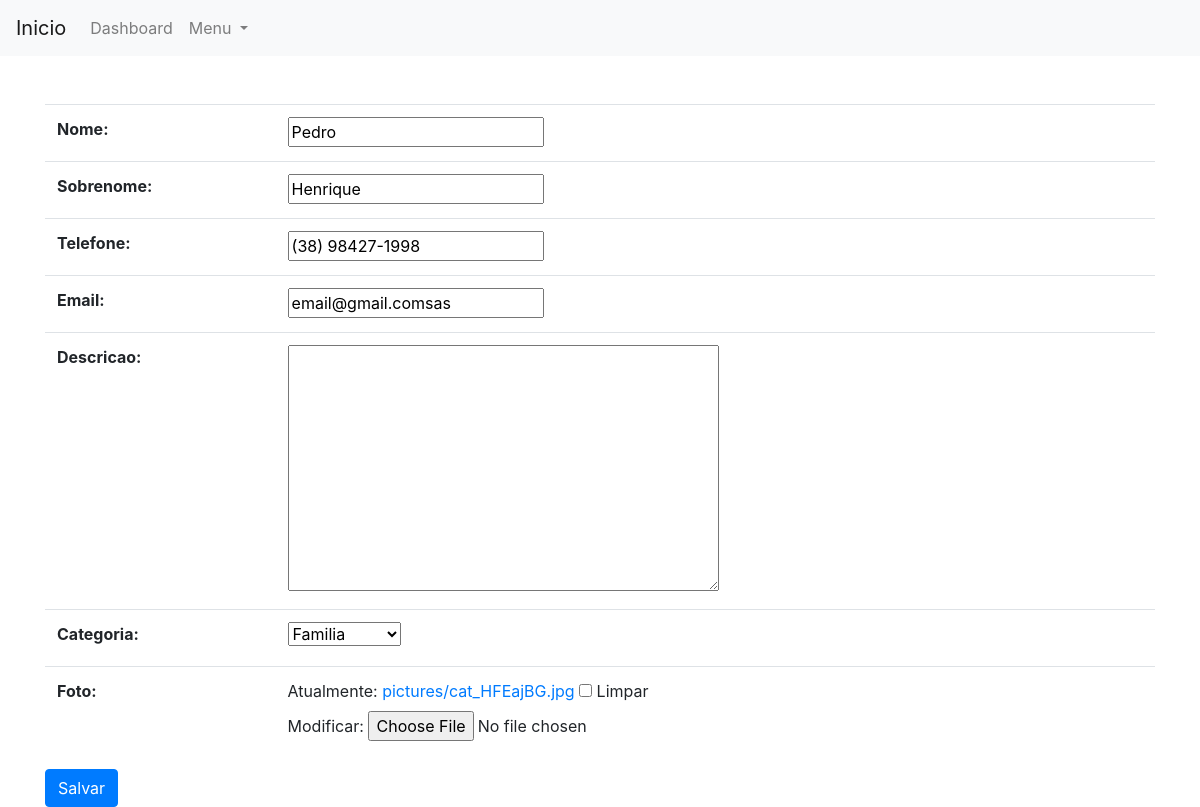
Screenshot of /editar_contato/31 (signed in) with the database file from the repository.
### contatos/models.py (models this page shows, shortened)
class Contato(models.Model):
    nome = models.CharField(max_length=255)
    sobrenome = models.CharField(max_length=255, blank=True)
    telefone = models.CharField(max_length=255)
    email =  models.CharField(max_length=255, blank=True)
    data_criacao = models.DateTimeField(default=timezone.now)
    descricao = models.TextField(blank=True)
    categoria = models.ForeignKey(Categoria, on_delete=models.DO_NOTHING)
    mostrar = models.BooleanField(default=True)
    foto = models.ImageField(blank=True, upload_to='pictures')

class Categoria(models.Model):
    nome = models.CharField(max_length=255)
    def __str__(self):
        return self.nome

### contatos/views.py (the view)
# urls.py: path('editar_contato/<int:contato_id>', views.editar_contato, name='editar_contato'),
@login_required(redirect_field_name='login')
def editar_contato(request, contato_id):
    contato = get_object_or_404(Contato, id=contato_id)
    form = ContatoForm(instance=contato)
    if request.method == 'POST':
        form = ContatoForm(request.POST, request.FILES, instance=contato)
        if form.is_valid():
            contato.save()
            messages.success(request, "Contato alterado com sucesso!")
            return redirect('dashboard')
        else:
            messages.error(request, 'Erro ao editar contato, tente novamente.')
            return render(request, 'contatos/editar_contato.html', {'form': form, 'contato' : contato})
    else:
        return render(request, 'contatos/editar_contato.html', {'form': form, 'contato' : contato})

### contatos/forms.py
class ContatoForm(forms.ModelForm):
    class Meta:
        model = Contato
        fields = ('nome', 'sobrenome', 'telefone', 'email', 'descricao', 'categoria', 'foto')

### templates/contatos/editar_contato.html (shortened to what this page needs)
{%extends 'base.html'%}
{%block 'content'%}
<form method="POST" enctype="multipart/form-data" action="{%url 'editar_contato' contato.id %}">
    <table class="table">
      {{form}}
    </table>
    <button type="submit" class="btn btn-primary">Salvar</button>
</form>
{%endblock 'content'%}

### rows the page displays
Contato: nome "Pedro", sobrenome "Henrique", telefone "(38) 98427-1998", email "email@gmail.comsas", categoria "Familia"
